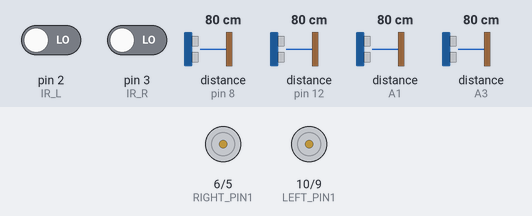
Bench run of a sketch on a simulated Arduino Uno, built with avr-gcc and run on an emulated ATmega328P. Parts: motor-driver pin pairs drawn as motors (green arrow = first pin HIGH = forward, orange = second pin HIGH = backward, longer = more drive). Wiring (inferred from the names in the program): 4 × ultrasonic range finder: trigger pin 7, echo pin 8 / trigger pin 11, echo pin 12 / trigger A0, echo A1 / trigger A2, echo A3. Inputs (shaded band) come from the test bench; at power-on: pin 2 (IR_L) LOW, pin 3 (IR_R) LOW, distance to the obstacle (sensors on pin 8, pin 12, A1, A3) 80 cm. The echo pulse lasts 58.3 µs per cm; what the sketch prints to the serial monitor is not drawn.

Above: at 6.2 s.
6.3 s: pin 2 (IR_L) driven HIGH
At 7.5 s:
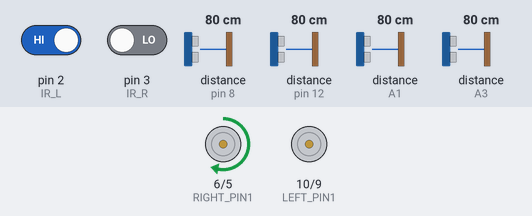
7.8 s: pin 3 (IR_R) driven HIGH
At 8.7 s:
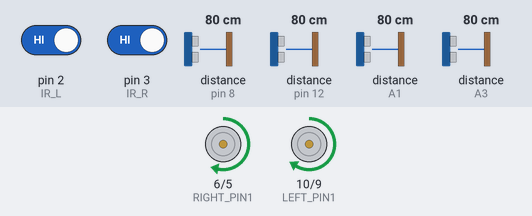
9.3 s: pin 2 (IR_L) driven LOW
At 10.0 s:
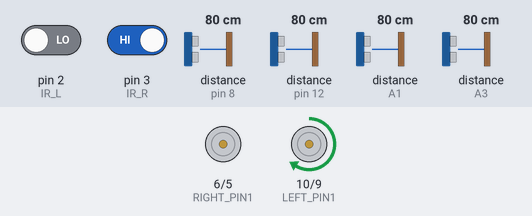
10.8 s: pin 3 (IR_R) driven LOW
At 11.1 s:
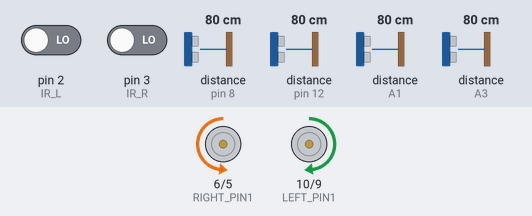
Timing chart, 0 to 15.3 s (numbered marks = the images above; inputs shaded):
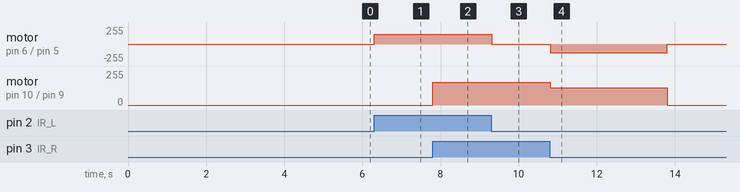

The sketch:

cart_main.ino
```cpp
// 라인 센서 2개 + 모터 + 초음파 4개(앞, 왼쪽, 오른쪽, 뒤) (아두이노 우노)
// 라인: 왼쪽=2, 오른쪽=3 / 모터: A-1A=5, A-2A=6, B-1A=9, B-2A=10
// 초음파: 앞 TRIG=7 ECHO=8 / 왼쪽 TRIG=11 ECHO=12 / 오른쪽 TRIG=A0 ECHO=A1 / 뒤 TRIG=A2 ECHO=A3
// 아두이노 자체 안전 정지: 앞 20cm / 옆 8cm 이하면 파이 명령과 상관없이 정지, 앞 30cm 초과(+옆 12cm 초과)면 해제
// 100ms마다 "D:앞,왼,오,뒤" 전송 (측정 실패는 -1.0, 파이 코드와 같은 형식)
// 시리얼 모니터(9600): S 정지 / G 시작 / I 센서값 출력
// ※ 바퀴가 뒤로 돌고 왼쪽/오른쪽 모터도 바뀌어 있어서
//    왼쪽 <-> 오른쪽 모터를 바꾸고 방향도 뒤집음

const int LEFT_PIN1  = 10;  // 원래 5
const int LEFT_PIN2  = 9;   // 원래 6
const int RIGHT_PIN1 = 6;   // 원래 9
const int RIGHT_PIN2 = 5;   // 원래 10

const int IR_L = 2;
const int IR_R = 3;

const int NUM = 4;
const int TRIG[NUM] = {7, 11, A0, A2};
const int ECHO[NUM] = {8, 12, A1, A3};

// ★ 검은 선 위에서 찍히는 값(0 또는 1)을 센서별로 넣으세요 ★
const int BLACK_L = 1;
const int BLACK_R = 1;

// 센서별 최대 측정 거리(cm): 앞, 왼, 오, 뒤 (이보다 먼 값은 -1 = 측정 없음). 데모용으로 좁게 설정
const float MAX_CM[NUM] = {80, 60, 60, 60};

// ---- 아두이노 자체 안전 정지 기준 (파이 명령보다 우선) ----
const float FRONT_STOP_CM   = 20;   // 앞 20cm 이하면 정지
const float SIDE_STOP_CM    = 8;    // 왼/오 8cm 이하면 정지
const float FRONT_RESUME_CM = 30;   // 앞이 30cm보다 멀어져야 다시 출발
const float SIDE_RESUME_CM  = 12;   // 옆으로 멈춘 경우, 옆이 12cm보다 멀어져야 출발 (벽에 붙어 멈췄다 갔다 하는 것 방지)
// 뒤 센서는 정지에 쓰지 않음 (앞으로만 주행)
const int NEAR_FRAMES = 2;          // 연속 2번 가까우면 정지 (잡음 한 번에 멈추는 것 방지)

// 바퀴 속도 (0~255): 왼쪽이 느려서 왼쪽을 더 높게 맞춤. 직진하며 한쪽으로 휘면 숫자를 조금씩 바꾸세요.
// 시리얼 모니터에서 + 를 보내면 왼쪽 속도 +5, - 를 보내면 왼쪽 속도 -5 (다시 업로드하지 않고 시험용)
int leftSpeed  = 170;
int rightSpeed = 150;              // 0~255
const unsigned long SENSOR_GAP_MS = 25;    // 센서 1개 측정 간격 (4개 = 100ms 주기, 파이의 DT=0.1과 같아야 함)

bool running = false;
unsigned long lastCycle = 0;
float dist[NUM];
int sensorIdx = 0;
bool blocked = false;          // true면 아두이노가 스스로 정지시킨 상태
int nearCnt[3] = {0, 0, 0};    // 앞, 왼, 오가 연속으로 가까웠던 횟수

void driveMotor(int pin1, int pin2, bool forward, int speed) {
  if (forward) { analogWrite(pin1, speed); analogWrite(pin2, 0); }
  else         { analogWrite(pin1, 0);     analogWrite(pin2, speed); }
}

void stopMotors() {
  analogWrite(LEFT_PIN1, 0);  analogWrite(LEFT_PIN2, 0);
  analogWrite(RIGHT_PIN1, 0); analogWrite(RIGHT_PIN2, 0);
}

float readCm(int trig, int echo, float maxCm) {
  digitalWrite(trig, LOW);  delayMicroseconds(2);
  digitalWrite(trig, HIGH); delayMicroseconds(10);
  digitalWrite(trig, LOW);
  unsigned long timeoutUs = (unsigned long)(maxCm * 58.3f);   // 거리(cm) -> 대기시간(us)
  unsigned long d = pulseIn(echo, HIGH, timeoutUs);
  if (d == 0) return -1;
  return d * 0.0343f / 2.0f;
}

// 방금 잰 센서(i)로 안전 정지/해제를 판단한다. -1(측정 없음)은 "멀다"로 본다.
void updateSafety(int i) {
  if (i > 2) return;                       // 뒤(3번)는 정지에 쓰지 않음
  float d = dist[i];
  bool near = (d > 0) && (d <= (i == 0 ? FRONT_STOP_CM : SIDE_STOP_CM));
  if (near) { if (nearCnt[i] < 9) nearCnt[i]++; } else nearCnt[i] = 0;

  if (!blocked) {
    if (nearCnt[i] >= NEAR_FRAMES) {
      blocked = true;
      stopMotors();
      Serial.println("SAFE:STOP");
    }
  } else {
    bool frontClear = (dist[0] <= 0) || (dist[0] > FRONT_RESUME_CM);
    bool leftClear  = (dist[1] <= 0) || (dist[1] > SIDE_RESUME_CM);
    bool rightClear = (dist[2] <= 0) || (dist[2] > SIDE_RESUME_CM);
    if (frontClear && leftClear && rightClear) {
      blocked = false;
      Serial.println("SAFE:GO");
    }
  }
}

// 센서를 한 번에 하나씩 재서 라인 추종이 길게 멈추지 않게 한다
void measureNext() {
  dist[sensorIdx] = readCm(TRIG[sensorIdx], ECHO[sensorIdx], MAX_CM[sensorIdx]);
  updateSafety(sensorIdx);
  sensorIdx++;
  if (sensorIdx >= NUM) {
    sensorIdx = 0;
    Serial.print("D:");
    Serial.print(dist[0], 1);   // 앞
    Serial.print(",");
    Serial.print(dist[1], 1);   // 왼쪽
    Serial.print(",");
    Serial.print(dist[2], 1);   // 오른쪽
    Serial.print(",");
    Serial.println(dist[3], 1); // 뒤
  }
}

// 라인을 놓쳤을 때(급커브 등) 마지막으로 라인이 있던 쪽으로 제자리 회전해서 다시 찾는 설정
const int SEARCH_SPEED = 130;                  // 회전 속도 (0~255)
const unsigned long SIDE_MEMORY_MS = 1500;     // 마지막으로 한쪽만 검정이던 시점부터 이 시간 안에 놓쳤을 때만 찾기
const unsigned long SEARCH_MAX_MS  = 3000;     // 이 시간 동안 못 찾으면 정지
int lastSide = 0;                              // -1: 왼쪽 센서가 마지막으로 라인을 봄, 1: 오른쪽
unsigned long lastSideTime = 0;
unsigned long lostSince = 0;

void followLine() {
  bool l = (digitalRead(IR_L) == BLACK_L);
  bool r = (digitalRead(IR_R) == BLACK_R);

  if (l && r) {
    lostSince = 0;
    driveMotor(LEFT_PIN1, LEFT_PIN2, true, leftSpeed);
    driveMotor(RIGHT_PIN1, RIGHT_PIN2, true, rightSpeed);
  } else if (l && !r) {
    lostSince = 0; lastSide = -1; lastSideTime = millis();
    analogWrite(LEFT_PIN1, 0); analogWrite(LEFT_PIN2, 0);
    driveMotor(RIGHT_PIN1, RIGHT_PIN2, true, rightSpeed);
  } else if (r && !l) {
    lostSince = 0; lastSide = 1; lastSideTime = millis();
    driveMotor(LEFT_PIN1, LEFT_PIN2, true, leftSpeed);
    analogWrite(RIGHT_PIN1, 0); analogWrite(RIGHT_PIN2, 0);
  } else {
    // 둘 다 흰색: 방금 전까지 한쪽이 라인을 보고 있었다면 그쪽으로 제자리 회전해서 라인을 다시 찾는다
    unsigned long now = millis();
    if (lostSince == 0) {                       // 놓친 직후에만 "방금 라인을 봤는지" 확인
      if (lastSide == 0 || now - lastSideTime > SIDE_MEMORY_MS) { stopMotors(); return; }
      lostSince = now;
    }
    if (now - lostSince > SEARCH_MAX_MS) { stopMotors(); return; }
    if (lastSide < 0) {          // 왼쪽으로 회전: 왼쪽 바퀴 뒤로, 오른쪽 바퀴 앞으로
      driveMotor(LEFT_PIN1, LEFT_PIN2, false, SEARCH_SPEED);
      driveMotor(RIGHT_PIN1, RIGHT_PIN2, true, SEARCH_SPEED);
    } else {                     // 오른쪽으로 회전
      driveMotor(LEFT_PIN1, LEFT_PIN2, true, SEARCH_SPEED);
      driveMotor(RIGHT_PIN1, RIGHT_PIN2, false, SEARCH_SPEED);
    }
  }
}

void setup() {
  Serial.begin(9600);
  pinMode(LEFT_PIN1, OUTPUT);  pinMode(LEFT_PIN2, OUTPUT);
  pinMode(RIGHT_PIN1, OUTPUT); pinMode(RIGHT_PIN2, OUTPUT);
  stopMotors();

  pinMode(IR_L, INPUT);
  pinMode(IR_R, INPUT);
  for (int i = 0; i < NUM; i++) {
    pinMode(TRIG[i], OUTPUT);
    pinMode(ECHO[i], INPUT);
    digitalWrite(TRIG[i], LOW);
  }

  Serial.println("READY - 5초 뒤 시작");
  for (int i = 5; i >= 1; i--) {
    Serial.println(i);
    delay(1000);
  }
  running = true;
  Serial.println("라인 추종 시작");
}

void loop() {
  while (Serial.available() > 0) {
    char c = Serial.read();
    if (c == 'S' || c == 's') { running = false; stopMotors(); Serial.println("ACK:S"); }
    else if (c == 'G' || c == 'g') { running = true; Serial.println("ACK:G"); }
    else if (c == '+') { leftSpeed = min(255, leftSpeed + 5); Serial.print("왼쪽 속도 "); Serial.println(leftSpeed); }
    else if (c == '-') { leftSpeed = max(0, leftSpeed - 5);   Serial.print("왼쪽 속도 "); Serial.println(leftSpeed); }
    else if (c == 'I' || c == 'i') {
      Serial.print("IR 왼쪽/오른쪽 = ");
      Serial.print(digitalRead(IR_L)); Serial.print(" ");
      Serial.println(digitalRead(IR_R));
    }
  }

  unsigned long now = millis();
  if (now - lastCycle >= SENSOR_GAP_MS) {
    lastCycle = now;
    measureNext();
  }

  if (running && !blocked) followLine();
  delay(5);
}
```

Measured:
- after the input at 6.3 s, motor on pin 6 (RIGHT_PIN1) / pin 5 (RIGHT_PIN2): stopped → forward 150/255 at once
- after the input at 7.8 s, motor on pin 10 (LEFT_PIN1) / pin 9 (LEFT_PIN2): stopped → forward 170/255 at once
- after the input at 9.3 s, motor on pin 6 (RIGHT_PIN1) / pin 5 (RIGHT_PIN2): forward 150/255 → stopped at once
- after the input at 10.8 s, motor on pin 6 (RIGHT_PIN1) / pin 5 (RIGHT_PIN2): stopped → backward 130/255 at once, → stopped 3.0 s later; motor on pin 10 (LEFT_PIN1) / pin 9 (LEFT_PIN2): forward 170/255 → forward 130/255 at once, → stopped 3.0 s later
